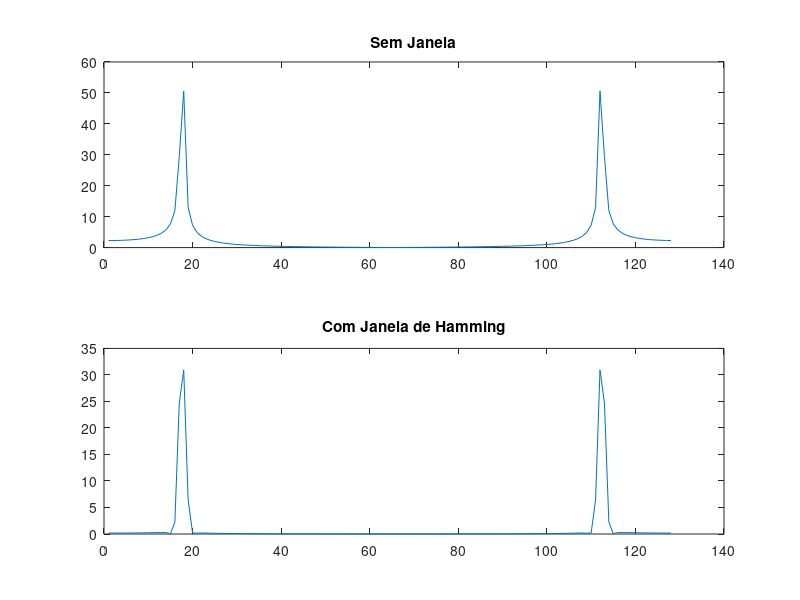

This chart was generated by the following MATLAB code:
clc;
clear;
close all;

N = 128;
n = 0:N-1;

f0 = 0.13;

x = sin(2*pi*f0*n);

X1 = fft(x);

w = hamming(N)';
xw = x .* w;

X2 = fft(xw);

figure;
subplot(2,1,1);
plot(abs(X1));
title('Sem Janela');

subplot(2,1,2);
plot(abs(X2));
title('Com Janela de Hamming');
